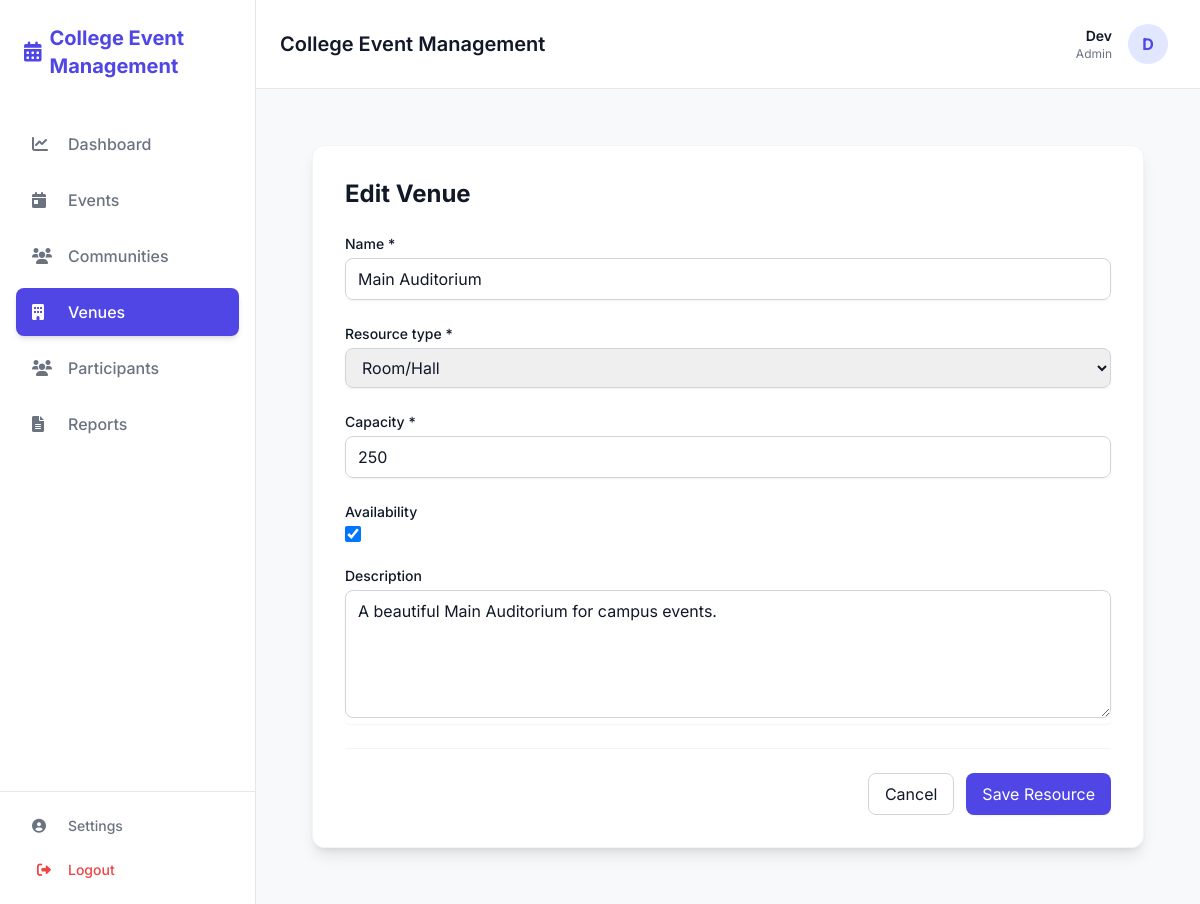
Screenshot of /resources/1/edit/ (signed in) with the database file from the repository.
### apps/accounts/models.py (models this page shows, shortened)
class User(AbstractUser):
    class Role(models.TextChoices):
        ADMIN = "ADMIN", "Admin"
        ORGANIZER = "ORGANIZER", "Organizer"
        STUDENT = "STUDENT", "Student"
    role = models.CharField(max_length=50, choices=Role.choices, default=Role.STUDENT)
    department = models.CharField(max_length=100, blank=True, null=True)
    year = models.IntegerField(blank=True, null=True)

### apps/resources/models.py (models this page shows, shortened)
class Resource(models.Model):
    class Type(models.TextChoices):
        ROOM = "ROOM", "Room/Hall"
        LAB = "LAB", "Laboratory"
        EQUIPMENT = "EQUIPMENT", "Equipment"
    name = models.CharField(max_length=100)
    resource_type = models.CharField(max_length=20, choices=Type.choices, default=Type.ROOM)
    capacity = models.IntegerField(default=0)
    availability = models.BooleanField(default=True)
    auto_approve = models.BooleanField(default=False)
    description = models.TextField(blank=True)

### apps/resources/views.py (the view)
# urls.py: path('<int:pk>/edit/', views.resource_update, name='resource_update'),
@login_required
def resource_update(request, pk):
    resource = get_object_or_404(Resource, pk=pk)
    if not request.user.role == 'ADMIN':
        return redirect('resource_detail', pk=pk)
    if request.method == "POST":
        form = ResourceForm(request.POST, instance=resource)
        if form.is_valid():
            form.save()
            return redirect('resource_detail', pk=pk)
    else:
        form = ResourceForm(instance=resource)
    return render(request, 'resources/resource_form.html', {'form': form, 'title': 'Edit Venue'})

### apps/resources/forms.py
class ResourceForm(forms.ModelForm):
    class Meta:
        model = Resource
        fields = ['name', 'resource_type', 'capacity', 'availability', 'description']
        widgets = {
            'name': forms.TextInput(attrs={'class': 'w-full px-3 py-2 border border-gray-300 rounded-lg focus:outline-none focus:ring-2 focus:ring-primary focus:border-transparent transition-all'}),
            'resource_type': forms.Select(attrs={'class': 'w-full px-3 py-2 border border-gray-300 rounded-lg focus:outline-none focus:ring-2 focus:ring-primary focus:border-transparent transition-all'}),
            'capacity': forms.NumberInput(attrs={'class': 'w-full px-3 py-2 border border-gray-300 rounded-lg focus:outline-none focus:ring-2 focus:ring-primary focus:border-transparent transition-all'}),
            'availability': forms.CheckboxInput(attrs={'class': 'h-4 w-4 text-primary focus:ring-primary border-gray-300 rounded'}),
            'description': forms.Textarea(attrs={'class': 'w-full px-3 py-2 border border-gray-300 rounded-lg focus:outline-none focus:ring-2 focus:ring-primary focus:border-transparent transition-all h-32'}),
        }

### apps/resources/templates/resources/resource_form.html (shortened to what this page needs)
{% extends 'base.html' %}
{% block content %}
<div class="max-w-7xl mx-auto px-4 sm:px-6 lg:px-8 py-8 w-full max-w-2xl">
    <div class="bg-white rounded-xl shadow-lg border border-gray-100 p-8 space-y-6">
        <h2 class="text-2xl font-bold text-textDark">{{ title }}</h2>
        <form method="POST" class="space-y-6">
            {% for field in form %}
            <div>
                <label for="{{ field.id_for_label }}" class="block text-sm font-medium text-textDark mb-1">
                    {{ field.label }}
                    {% if field.field.required %}*{% endif %}
                </label>
                {% if field.field.widget.input_type == 'checkbox' %}
                <div class="flex items-center">
                    {{ field }}
                </div>
                {% else %}
                <div class="relative rounded-md shadow-sm">
                    {{ field }}
                </div>
                {% endif %}
            </div>
            {% endfor %}
            <div class="flex justify-end pt-6 border-t border-gray-100 space-x-3">
                <a href="{% url 'resource_list' %}"
                    class="px-4 py-2 border border-gray-300 rounded-lg text-textDark hover:bg-gray-50 transition-colors">
                    Cancel
                </a>
                <button type="submit"
                    class="px-4 py-2 bg-primary text-white rounded-lg hover:bg-indigo-700 transition-colors shadow-sm">
                    Save Resource
                </button>
            </div>
        </form>
    </div>
</div>
{% endblock %}

### apps/core/templates/components/navbar.html
<header class="bg-white border-b border-gray-200 sticky top-0 z-50 px-6 py-4 flex items-center justify-between">
    <div class="flex items-center space-x-4">
        <h2 class="text-xl font-semibold text-textDark">College Event Management</h2>
    </div>
    <a href="{% url 'profile' %}"
        class="flex items-center space-x-4 hover:bg-gray-50 p-2 rounded-lg transition-colors cursor-pointer">
        <div class="text-right hidden md:block">
            <p class="text-sm font-semibold text-textDark">{{ user.username }}</p>
            <p class="text-xs text-textLight capitalize">{{ user.role|lower }}</p>
        </div>
        <div class="h-10 w-10 rounded-full bg-indigo-100 flex items-center justify-center text-primary font-bold">
            {{ user.username|first|upper }}
        </div>
    </a>
</header>

### apps/core/templates/base.html (style rules this page uses)
body { font-family: 'Inter', sans-serif; background-color: #F8F9FB; color: #111827; }

### rows the page displays
User: username "Dev", role "Admin", username|first "D"
Resource: form "Main Auditorium" "Room/Hall" "250" "A beautiful Main Auditorium for campus events.", form "☑"

### other values shown
{{ title }} "Edit Venue"
{{ field.label }} "Name" "Resource type" "Capacity" "Availability" "Description"
